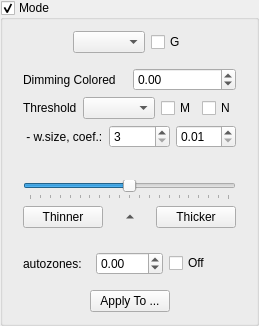
    <widget class="QGroupBox" name="modePanel">
     <property name="title">
      <string>Mode</string>
     </property>
     <property name="flat">
      <bool>false</bool>
     </property>
     <property name="checkable">
      <bool>true</bool>
     </property>
     <layout class="QVBoxLayout" name="verticalLayout_4">
      <item>
       <layout class="QHBoxLayout" name="horizontalLayout_2">
        <item>
         <spacer name="horizontalSpacer">
          <property name="orientation">
           <enum>Qt::Horizontal</enum>
          </property>
          <property name="sizeHint" stdset="0">
           <size>
            <width>0</width>
            <height>20</height>
           </size>
          </property>
         </spacer>
        </item>
        <item>
         <widget class="QComboBox" name="colorModeSelector"/>
        </item>
        <item>
         <widget class="QCheckBox" name="grayScaleCB">
          <property name="text">
           <string>G</string>
          </property>
          <property name="toolTip">
           <string>GrayScale</string>
          </property>
         </widget>
        </item>
        <item>
         <spacer name="horizontalSpacer_2">
          <property name="orientation">
           <enum>Qt::Horizontal</enum>
          </property>
          <property name="sizeHint" stdset="0">
           <size>
            <width>0</width>
            <height>20</height>
           </size>
          </property>
         </spacer>
        </item>
       </layout>
      </item>
      <item>
       <widget class="QWidget" name="bwOptions" native="true">
        <layout class="QVBoxLayout" name="verticalLayout">
         <item>
          <layout class="QGridLayout" name="dimmingColoredOptions">
           <item row="0" column="0">
            <widget class="QLabel" name="dimmingColoredCoefLabel">
             <property name="text">
              <string>Dimming Colored</string>
             </property>
            </widget>
           </item>
           <item row="0" column="1">
            <widget class="QDoubleSpinBox" name="dimmingColoredCoef">
             <property name="toolTip">
              <string>Value is -1.0 .. 2.0.</string>
             </property>
             <property name="minimum">
              <double>-1.0</double>
             </property>
             <property name="maximum">
              <double>2.0</double>
             </property>
             <property name="singleStep">
              <double>0.05</double>
             </property>
            </widget>
           </item>
          </layout>
         </item>
         <item>
          <layout class="QGridLayout" name="thresholdMethodSelectorOptions">
           <item row="0" column="0">
            <widget class="QLabel" name="thresholdMethodSelectorLabel">
             <property name="text">
              <string>Threshold</string>
             </property>
            </widget>
           </item>
           <item row="0" column="1">
            <widget class="QComboBox" name="thresholdMethodSelector">
             <property name="toolTip">
              <string>Select threshold method.</string>
             </property>
            </widget>
           </item>
           <item row="0" column="2">
            <widget class="QCheckBox" name="morphologyCB">
             <property name="text">
              <string>M</string>
             </property>
             <property name="toolTip">
              <string>Morphology ON/OFF.</string>
             </property>
            </widget>
           </item>
           <item row="0" column="3">
            <widget class="QCheckBox" name="negateCB">
             <property name="text">
              <string>N</string>
             </property>
             <property name="toolTip">
              <string>Negate threshold.</string>
             </property>
            </widget>
           </item>
          </layout>
         </item>
         <item>
          <layout class="QGridLayout" name="thresholdAdaptiveOptions">
           <item row="0" column="0">
            <widget class="QLabel" name="thresholdWSCLabel">
             <property name="text">
              <string> - w.size, coef.:</string>
             </property>
            </widget>
           </item>
           <item row="0" column="1">
            <widget class="QSpinBox" name="thresholdWindowSize">
             <property name="toolTip">
              <string>The dimensions of a pixel neighborhood to consider.</string>
             </property>
             <property name="minimum">
              <number>3</number>
             </property>
             <property name="maximum">
              <number>9999</number>
             </property>
            </widget>
           </item>
           <item row="0" column="2">
            <widget class="QDoubleSpinBox" name="thresholdCoef">
             <property name="toolTip">
              <string>Default value is 0.34.</string>
             </property>
             <property name="minimum">
              <double>0.01</double>
             </property>
             <property name="maximum">
              <double>9.99</double>
             </property>
             <property name="singleStep">
              <double>0.01</double>
             </property>
            </widget>
           </item>
          </layout>
         </item>
         <item>
          <layout class="QHBoxLayout" name="horizontalLayout_12">
           <item>
            <spacer name="horizontalSpacer_22">
             <property name="orientation">
              <enum>Qt::Horizontal</enum>
             </property>
             <property name="sizeHint" stdset="0">
              <size>
               <width>40</width>
               <height>20</height>
              </size>
             </property>
            </spacer>
           </item>
           <item>
            <widget class="QLabel" name="thresholLabel">
             <property name="text">
              <string/>
             </property>
            </widget>
           </item>
           <item>
            <spacer name="horizontalSpacer_21">
             <property name="orientation">
              <enum>Qt::Horizontal</enum>
             </property>
             <property name="sizeHint" stdset="0">
              <size>
               <width>40</width>
               <height>20</height>
              </size>
             </property>
            </spacer>
           </item>
          </layout>
         </item>
         <item>
          <widget class="QSlider" name="thresholdSlider">
           <property name="minimum">
            <number>-50</number>
           </property>
           <property name="maximum">
            <number>50</number>
           </property>
           <property name="pageStep">
            <number>5</number>
           </property>
           <property name="tracking">
            <bool>true</bool>
           </property>
           <property name="orientation">
            <enum>Qt::Horizontal</enum>
           </property>
           <property name="invertedAppearance">
            <bool>false</bool>
           </property>
           <property name="invertedControls">
            <bool>false</bool>
           </property>
           <property name="tickPosition">
            <enum>QSlider::TicksBelow</enum>
           </property>
          </widget>
         </item>
         <item>
          <layout class="QHBoxLayout" name="horizontalLayout_7">
           <property name="spacing">
            <number>0</number>
           </property>
           <item>
            <widget class="QPushButton" name="lighterThresholdButton">
             <property name="sizePolicy">
              <sizepolicy hsizetype="Fixed" vsizetype="Fixed">
               <horstretch>0</horstretch>
               <verstretch>0</verstretch>
              </sizepolicy>
             </property>
             <property name="text">
              <string>Thinner</string>
             </property>
            </widget>
           </item>
           <item>
            <spacer name="horizontalSpacer_5">
             <property name="orientation">
              <enum>Qt::Horizontal</enum>
             </property>
             <property name="sizeHint" stdset="0">
              <size>
               <width>0</width>
               <height>0</height>
              </size>
             </property>
            </spacer>
           </item>
           <item>
            <widget class="QToolButton" name="neutralThresholdBtn">
             <property name="cursor">
              <cursorShape>PointingHandCursor</cursorShape>
             </property>
             <property name="text">
              <string/>
             </property>
             <property name="iconSize">
              <size>
               <width>12</width>
               <height>12</height>
              </size>
             </property>
             <property name="toolButtonStyle">
              <enum>Qt::ToolButtonIconOnly</enum>
             </property>
             <property name="autoRaise">
              <bool>true</bool>
             </property>
             <property name="arrowType">
              <enum>Qt::UpArrow</enum>
             </property>
            </widget>
           </item>
           <item>
            <spacer name="horizontalSpacer_6">
             <property name="orientation">
              <enum>Qt::Horizontal</enum>
             </property>
             <property name="sizeHint" stdset="0">
              <size>
               <width>0</width>
               <height>0</height>
              </size>
             </property>
            </spacer>
           </item>
           <item>
            <widget class="QPushButton" name="darkerThresholdButton">
             <property name="sizePolicy">
              <sizepolicy hsizetype="Fixed" vsizetype="Fixed">
               <horstretch>0</horstretch>
               <verstretch>0</verstretch>
              </sizepolicy>
             </property>
             <property name="text">
              <string>Thicker</string>
             </property>
            </widget>
           </item>
          </layout>
         </item>
        </layout>
       </widget>
      </item>
      <item>
       <widget class="QWidget" name="mixedOptions" native="true">
        <layout class="QGridLayout" name="autoPictureOptions">
         <item row="0" column="0">
          <widget class="QLabel" name="autoPictureCoefLabel">
           <property name="text">
            <string>autozones:</string>
           </property>
          </widget>
         </item>
         <item row="0" column="1">
          <widget class="QDoubleSpinBox" name="autoPictureCoef">
           <property name="toolTip">
            <string>Value is -1.0 .. 1.0.</string>
           </property>
           <property name="minimum">
            <double>-1.0</double>
           </property>
           <property name="maximum">
            <double>1.0</double>
           </property>
           <property name="singleStep">
            <double>0.05</double>
           </property>
          </widget>
         </item>
         <item row="0" column="2">
          <widget class="QCheckBox" name="autoPictureOffCB">
           <property name="text">
            <string>Off</string>
           </property>
           <property name="toolTip">
            <string>Off autozones.</string>
           </property>
          </widget>
         </item>
        </layout>
       </widget>
      </item>
      <item>
       <layout class="QHBoxLayout" name="horizontalLayoutMode1">
        <item>
         <spacer name="horizontalSpacerMode2">
          <property name="orientation">
           <enum>Qt::Horizontal</enum>
          </property>
          <property name="sizeHint" stdset="0">
           <size>
            <width>0</width>
            <height>20</height>
           </size>
          </property>
         </spacer>
        </item>
        <item>
         <widget class="QPushButton" name="applyColorsModeButton">
          <property name="text">
           <string>Apply To ...</string>
          </property>
         </widget>
        </item>
        <item>
         <spacer name="horizontalSpacerMode3">
          <property name="orientation">
           <enum>Qt::Horizontal</enum>
          </property>
          <property name="sizeHint" stdset="0">
           <size>
            <width>0</width>
            <height>20</height>
           </size>
          </property>
         </spacer>
        </item>
       </layout>
      </item>
     </layout>
    </widget>
